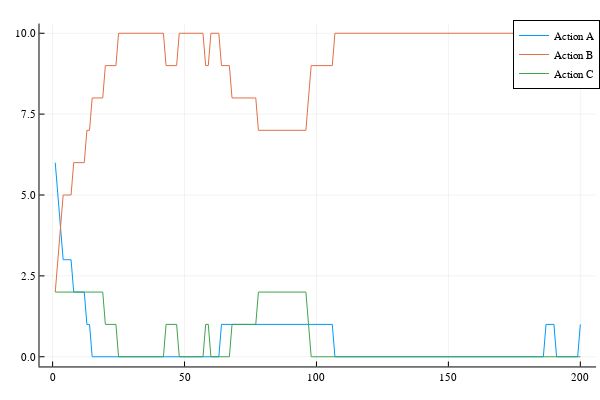

The code cell stored with this chart in its notebook:
### Code cell
m = 2
x = time_series(kmr_young, ts_length, [N-2*m, m, m])

plot([x[1, :], x[2, :], x[3, :]], label=label_3)

### Figure 1 — Plotly figure (JSON) as saved in the notebook; plotly's stock layout.template omitted (floating-point values rounded to 4 significant figures; data arrays with more than 128 entries replaced by an {"elided": "..."} marker saying what was removed)
{"data": [{"colorbar": {"len": 0.9525, "title": "", "x": 0.9934, "y": 0.5139}, "legendgroup": "Action A", "line": {"color": "rgba(0, 154, 250, 1.000)", "dash": "solid", "shape": "linear", "width": 1}, "mode": "lines", "name": "Action A", "showlegend": true, "type": "scatter", "x": {"elided": "200 int values"}, "xaxis": "x", "y": {"elided": "200 int values"}, "yaxis": "y", "zmax": null, "zmin": null}, {"colorbar": {"len": 0.9525, "title": "", "x": 0.9934, "y": 0.5139}, "legendgroup": "Action B", "line": {"color": "rgba(227, 111, 71, 1.000)", "dash": "solid", "shape": "linear", "width": 1}, "mode": "lines", "name": "Action B", "showlegend": true, "type": "scatter", "x": {"elided": "200 int values"}, "xaxis": "x", "y": {"elided": "200 int values"}, "yaxis": "y", "zmax": null, "zmin": null}, {"colorbar": {"len": 0.9525, "title": "", "x": 0.9934, "y": 0.5139}, "legendgroup": "Action C", "line": {"color": "rgba(62, 164, 78, 1.000)", "dash": "solid", "shape": "linear", "width": 1}, "mode": "lines", "name": "Action C", "showlegend": true, "type": "scatter", "x": {"elided": "200 int values"}, "xaxis": "x", "y": {"elided": "200 int values"}, "yaxis": "y", "zmax": null, "zmin": null}], "layout": {"annotations": [], "height": 400, "legend": {"bgcolor": "rgba(255, 255, 255, 1.000)", "bordercolor": "rgba(0, 0, 0, 1.000)", "borderwidth": 1, "font": {"color": "rgba(0, 0, 0, 1.000)", "family": "sans-serif", "size": 11}, "title": {"font": {"color": "rgba(0, 0, 0, 1.000)", "family": "sans-serif", "size": 15}, "text": ""}, "tracegroupgap": 0, "traceorder": "normal", "x": 1, "xanchor": "auto", "y": 1, "yanchor": "auto"}, "margin": {"b": 20, "l": 0, "r": 0, "t": 20}, "paper_bgcolor": "rgba(255, 255, 255, 1.000)", "plot_bgcolor": "rgba(255, 255, 255, 1.000)", "showlegend": true, "width": 600, "xaxis": {"anchor": "y", "domain": [0.06582, 0.9934], "gridcolor": "rgba(0, 0, 0, 0.100)", "gridwidth": 0.5, "linecolor": "rgba(0, 0, 0, 1.000)", "mirror": false, "range": [-4.97, 206.0], "showgrid": true, "showline": true, "showticklabels": true, "tickangle": 0, "tickcolor": "rgb(0, 0, 0)", "tickfont": {"color": "rgba(0, 0, 0, 1.000)", "family": "sans-serif", "size": 11}, "tickmode": "array", "ticks": "inside", "ticktext": ["0", "50", "100", "150", "200"], "tickvals": [0, 50, 100, 150, 200], "title": "", "titlefont": {"color": "rgba(0, 0, 0, 1.000)", "family": "sans-serif", "size": 15}, "type": "-", "visible": true, "zeroline": false, "zerolinecolor": "rgba(0, 0, 0, 1.000)"}, "yaxis": {"anchor": "x", "domain": [0.03762, 0.9902], "gridcolor": "rgba(0, 0, 0, 0.100)", "gridwidth": 0.5, "linecolor": "rgba(0, 0, 0, 1.000)", "mirror": false, "range": [-0.3, 10.3], "showgrid": true, "showline": true, "showticklabels": true, "tickangle": 0, "tickcolor": "rgb(0, 0, 0)", "tickfont": {"color": "rgba(0, 0, 0, 1.000)", "family": "sans-serif", "size": 11}, "tickmode": "array", "ticks": "inside", "ticktext": ["0.0", "2.5", "5.0", "7.5", "10.0"], "tickvals": [0, 2.5, 5, 7.5, 10], "title": "", "titlefont": {"color": "rgba(0, 0, 0, 1.000)", "family": "sans-serif", "size": 15}, "type": "-", "visible": true, "zeroline": false, "zerolinecolor": "rgba(0, 0, 0, 1.000)"}}}
